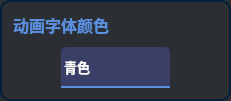
                        <widget class="QFrame" name="frame_anifont_2">
                         <property name="sizePolicy">
                          <sizepolicy hsizetype="Preferred" vsizetype="Expanding">
                           <horstretch>0</horstretch>
                           <verstretch>0</verstretch>
                          </sizepolicy>
                         </property>
                         <property name="minimumSize">
                          <size>
                           <width>231</width>
                           <height>101</height>
                          </size>
                         </property>
                         <property name="styleSheet">
                          <string notr="true">QFrame{
 border:2px solid;
	border-color: rgb(5, 32, 56);
	background-color: rgb(43, 47, 51);
border-radius:10px;
}
QComboBox QAbstractItemView{
outline: 0px solid gray;            
/*border:1px solid #eeeeee;*/            
color:rgb(145,151,163);
selection-color:white;
font-size:14px;
font-family:Microsoft YaHei UI;            
background-color:rgb(18,26,39);
selection-background-color:rgb(33,41,54);
border-top-radius:0px;
border-bottom-radius:10px;
}</string>
                         </property>
                         <property name="frameShape">
                          <enum>QFrame::StyledPanel</enum>
                         </property>
                         <property name="frameShadow">
                          <enum>QFrame::Raised</enum>
                         </property>
                         <layout class="QVBoxLayout" name="verticalLayout_13">
                          <item>
                           <widget class="QLabel" name="label_anifont_2">
                            <property name="sizePolicy">
                             <sizepolicy hsizetype="Fixed" vsizetype="Fixed">
                              <horstretch>0</horstretch>
                              <verstretch>0</verstretch>
                             </sizepolicy>
                            </property>
                            <property name="font">
                             <font>
                              <family>Microsoft YaHei UI</family>
                              <pointsize>12</pointsize>
                              <weight>75</weight>
                              <bold>true</bold>
                             </font>
                            </property>
                            <property name="styleSheet">
                             <string notr="true">QLabel{
border:none;
color:#598FDC;
}</string>
                            </property>
                            <property name="text">
                             <string>动画字体颜色</string>
                            </property>
                           </widget>
                          </item>
                          <item alignment="Qt::AlignBottom">
                           <widget class="QFrame" name="frame_selectanifont_2">
                            <property name="minimumSize">
                             <size>
                              <width>0</width>
                              <height>0</height>
                             </size>
                            </property>
                            <property name="styleSheet">
                             <string notr="true">QFrame{border:none;
}</string>
                            </property>
                            <property name="frameShape">
                             <enum>QFrame::StyledPanel</enum>
                            </property>
                            <property name="frameShadow">
                             <enum>QFrame::Raised</enum>
                            </property>
                            <property name="lineWidth">
                             <number>0</number>
                            </property>
                            <layout class="QHBoxLayout" name="horizontalLayout_18">
                             <property name="spacing">
                              <number>0</number>
                             </property>
                             <property name="leftMargin">
                              <number>0</number>
                             </property>
                             <property name="topMargin">
                              <number>0</number>
                             </property>
                             <property name="rightMargin">
                              <number>0</number>
                             </property>
                             <property name="bottomMargin">
                              <number>0</number>
                             </property>
                             <item>
                              <widget class="QComboBox" name="comboBox_fontcor">
                               <property name="enabled">
                                <bool>true</bool>
                               </property>
                               <property name="sizePolicy">
                                <sizepolicy hsizetype="Fixed" vsizetype="Fixed">
                                 <horstretch>0</horstretch>
                                 <verstretch>0</verstretch>
                                </sizepolicy>
                               </property>
                               <property name="minimumSize">
                                <size>
                                 <width>109</width>
                                 <height>41</height>
                                </size>
                               </property>
                               <property name="font">
                                <font>
                                 <family>Microsoft YaHei UI</family>
                                 <pointsize>10</pointsize>
                                 <weight>75</weight>
                                 <italic>false</italic>
                                 <bold>true</bold>
                                </font>
                               </property>
                               <property name="mouseTracking">
                                <bool>false</bool>
                               </property>
                               <property name="tabletTracking">
                                <bool>false</bool>
                               </property>
                               <property name="styleSheet">
                                <string notr="true">
QComboBox {
    border: 0px solid;
	border-bottom: 2px solid;
	border-color: #598FDC;
    border-top-left-radius: 5px;
	border-top-right-radius: 5px;
    padding: 1px 10px 1px 3px;
    min-width: 6em;
	background-color: rgb(57, 63, 103);
	
	color: rgb(255, 255, 255);
	
}

QComboBox:on { /* shift the text when the popup opens */
    padding-top: 3px;
    padding-left: 4px;
}
QComboBox::drop-down {
    /*subcontrol-origin: padding;*/
    subcontrol-position: top right;
    width: 40px;
	height: 39px;
	border: 0px solid;
	
    border-radius: 5px; /* same radius as the QComboBox */
}
QComboBox::drop-down:pressed,QComboBox::drop-down:hover {
	background-color: rgb(38, 43, 85);
}

QComboBox::down-arrow {
	
	image: url(:/图标/下拉选择.png);
width: 100px;
height:25px;
	
}
QComboBox::down-arrow:on { /* shift the arrow when popup is open */
    top: 1px;
    left: 1px;
}
QComboBox::drop-down:editable:on {
    background: qlineargradient(x1: 0, y1: 0, x2: 0, y2: 1,
                                stop: 0 #D3D3D3, stop: 0.4 #D8D8D8,
                                stop: 0.5 #DDDDDD, stop: 1.0 #E1E1E1);
}
QComboBox QAbstractItemView{
outline: 0px solid gray;            
border:0px solid #eeeeee;            
color:rgb(145,151,163);
selection-color:white;
font-size:14px;
font-family:Microsoft YaHei UI;            
background-color:rgb(18,26,39);
selection-background-color:rgb(33,41,54);
}</string>
                               </property>
                               <property name="editable">
                                <bool>false</bool>
                               </property>
                               <property name="iconSize">
                                <size>
                                 <width>9</width>
                                 <height>9</height>
                                </size>
                               </property>
                               <item>
                                <property name="text">
                                 <string>青色</string>
                                </property>
                               </item>
                               <item>
                                <property name="text">
                                 <string>蓝色</string>
                                </property>
                               </item>
                               <item>
                                <property name="text">
                                 <string>红色</string>
                                </property>
                               </item>
                               <item>
                                <property name="text">
                                 <string>绿色</string>
                                </property>
                               </item>
                               <item>
                                <property name="text">
                                 <string>粉色</string>
                                </property>
                               </item>
                               <item>
                                <property name="text">
                                 <string>橙色</string>
                                </property>
                               </item>
                               <item>
                                <property name="text">
                                 <string>黄色</string>
                                </property>
                               </item>
                               <item>
                                <property name="text">
                                 <string>紫色</string>
                                </property>
                               </item>
                               <item>
                                <property name="text">
                                 <string>白色</string>
                                </property>
                               </item>
                              </widget>
                             </item>
                            </layout>
                           </widget>
                          </item>
                         </layout>
                        </widget>
